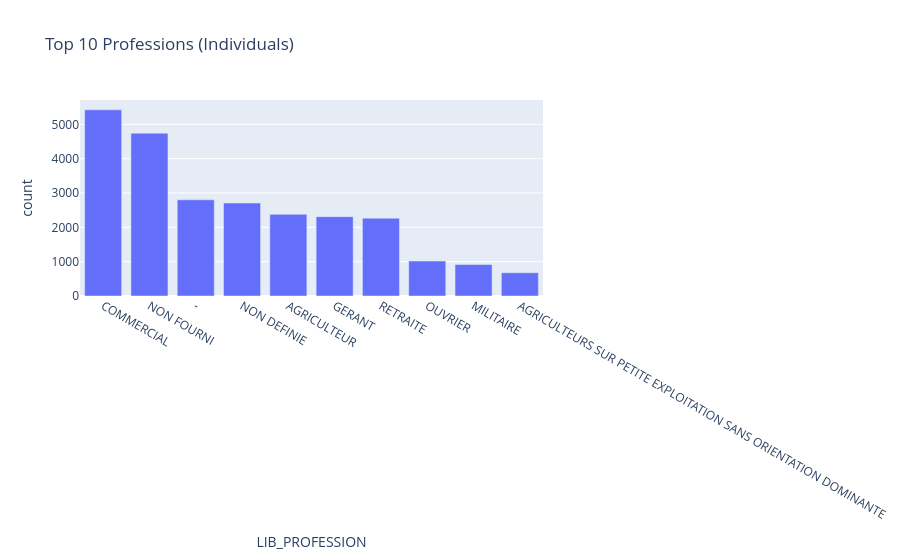

Notebook source saved alongside this figure:
### Markdown cell above
#### Professions for individuals (LIB_PROFESSION)

### Code cell
physique_profs = (
    client_table[client_table["TYPE_PERSONNE"]=="PHYSIQUE"]["LIB_PROFESSION"]
    .value_counts().head(10).reset_index()
)
physique_profs.columns = ["LIB_PROFESSION", "count"]

fig = px.bar(
    physique_profs,
    x="LIB_PROFESSION", y="count",
    title="Top 10 Professions (Individuals)"
)
fig.show()

### Figure 1 — Plotly figure (JSON) as saved in the notebook; plotly's stock layout.template omitted (floating-point values rounded to 4 significant figures)
{"data": [{"alignmentgroup": "True", "hovertemplate": "LIB_PROFESSION=%{x}<br>count=%{y}<extra></extra>", "legendgroup": "", "marker": {"color": "#636efa", "pattern": {"shape": ""}}, "name": "", "offsetgroup": "", "orientation": "v", "showlegend": false, "textposition": "auto", "type": "bar", "x": ["COMMERCIAL", "NON FOURNI", "-", "NON DEFINIE", "AGRICULTEUR", "GERANT", "RETRAITE", "OUVRIER", "MILITAIRE", "AGRICULTEURS SUR PETITE EXPLOITATION SANS ORIENTATION DOMINANTE"], "xaxis": "x", "y": [5424, 4743, 2802, 2708, 2378, 2311, 2267, 1019, 917, 677], "yaxis": "y"}], "layout": {"autosize": true, "barmode": "relative", "legend": {"tracegroupgap": 0}, "title": {"text": "Top 10 Professions (Individuals)"}, "xaxis": {"anchor": "y", "autorange": true, "domain": [0, 1], "range": [-0.5, 9.5], "title": {"text": "LIB_PROFESSION"}, "type": "category"}, "yaxis": {"anchor": "x", "autorange": true, "domain": [0, 1], "range": [0, 5709.0], "title": {"text": "count"}, "type": "linear"}}}
